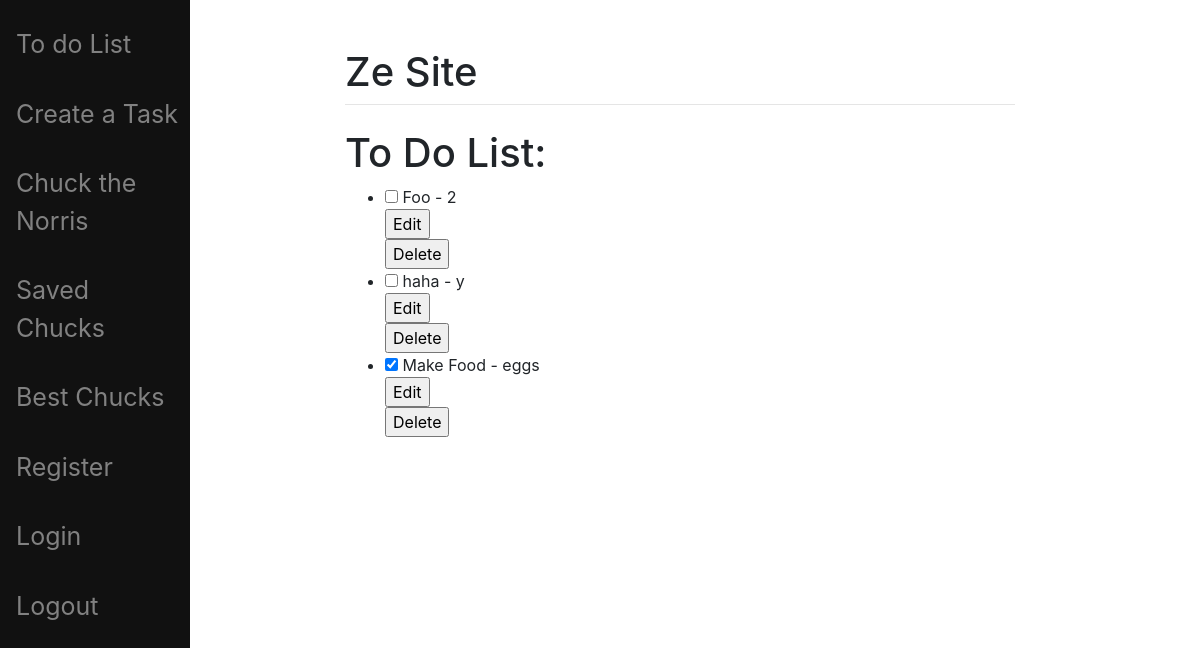
Screenshot of / (signed in) with the database file from the repository.
### myapp/models.py (models this page shows)
class Task(models.Model):
    user = models.ForeignKey(User, on_delete=models.CASCADE, default=None)
    task_name = models.CharField(max_length=100 )
    description = models.TextField(blank=True)
    completed = models.BooleanField(default=False)

### myapp/views.py (the view)
# urls.py: path('', IndexView.as_view(), name='index'),
class IndexView(LoginRequiredMixin, ListView):
    template_name = 'myapp/index.html'
    model = Task
    def get_queryset(self):
        return Task.objects.filter(user=self.request.user)

### myapp/templates/myapp/index.html (shortened to what this page needs)
{% extends "myapp/base.html" %}
{% block content %}
<h1>To Do List:</h1>
<ul>
    {% for task in object_list %}
    <li>
        <input type="checkbox" name="task-complete" {% if task.completed %}checked{% endif %}>
        {{ task.task_name }} - {{ task.description }}
        <form action="{% url 'edit_task' task.id %}" method="post">
            <input type="submit" value="Edit">
        </form>
        <form action="{% url 'delete_task' task.id %}" method="post">
            <input type="submit" value="Delete">
        </form>
    </li>
    {% endfor %}
</ul>
{% endblock %}

### rows the page displays
Task: task_name "Foo", description "2"
Task: task_name "haha", description "y"
Task: completed "☑", task_name "Make Food", description "eggs"
